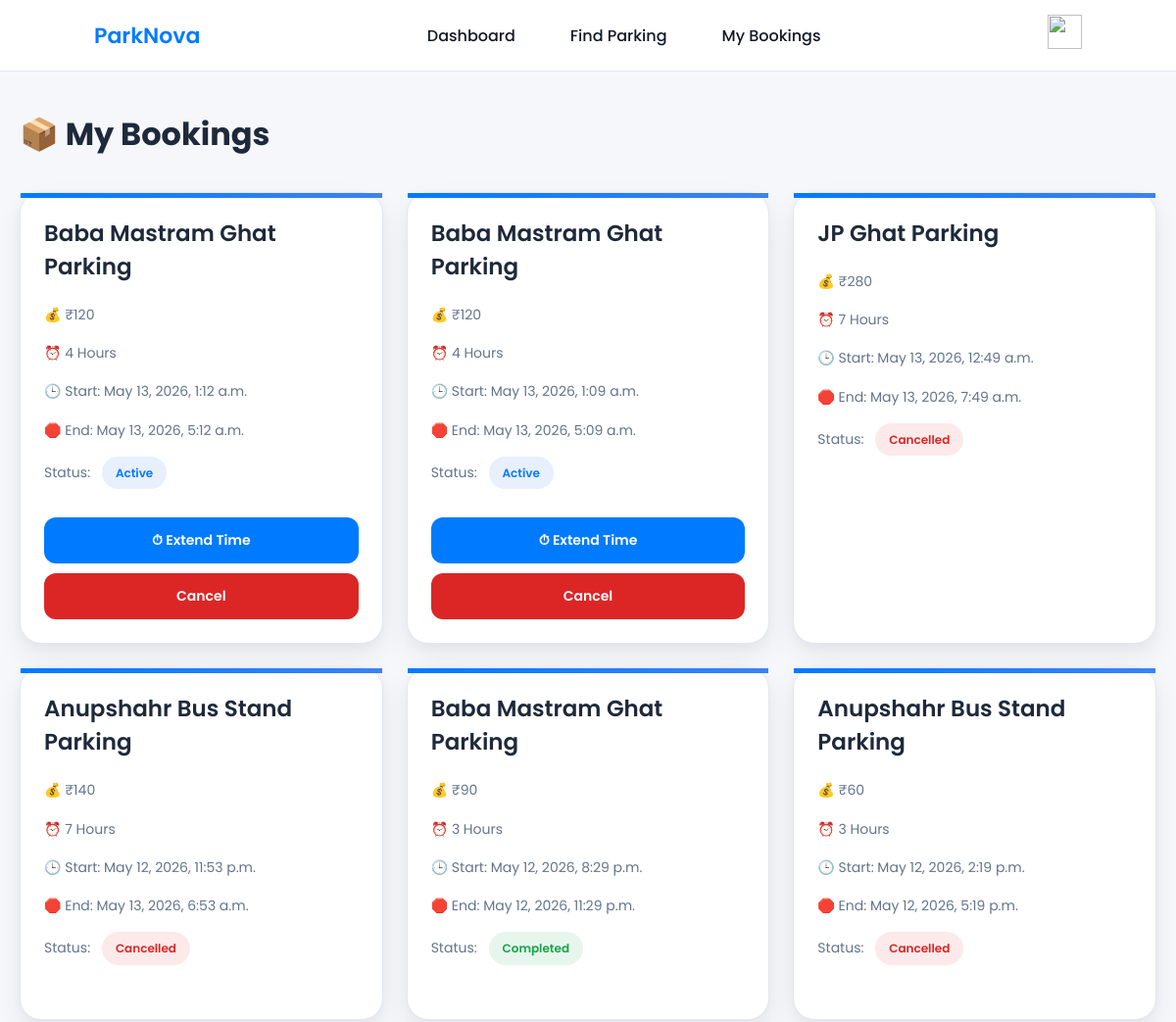
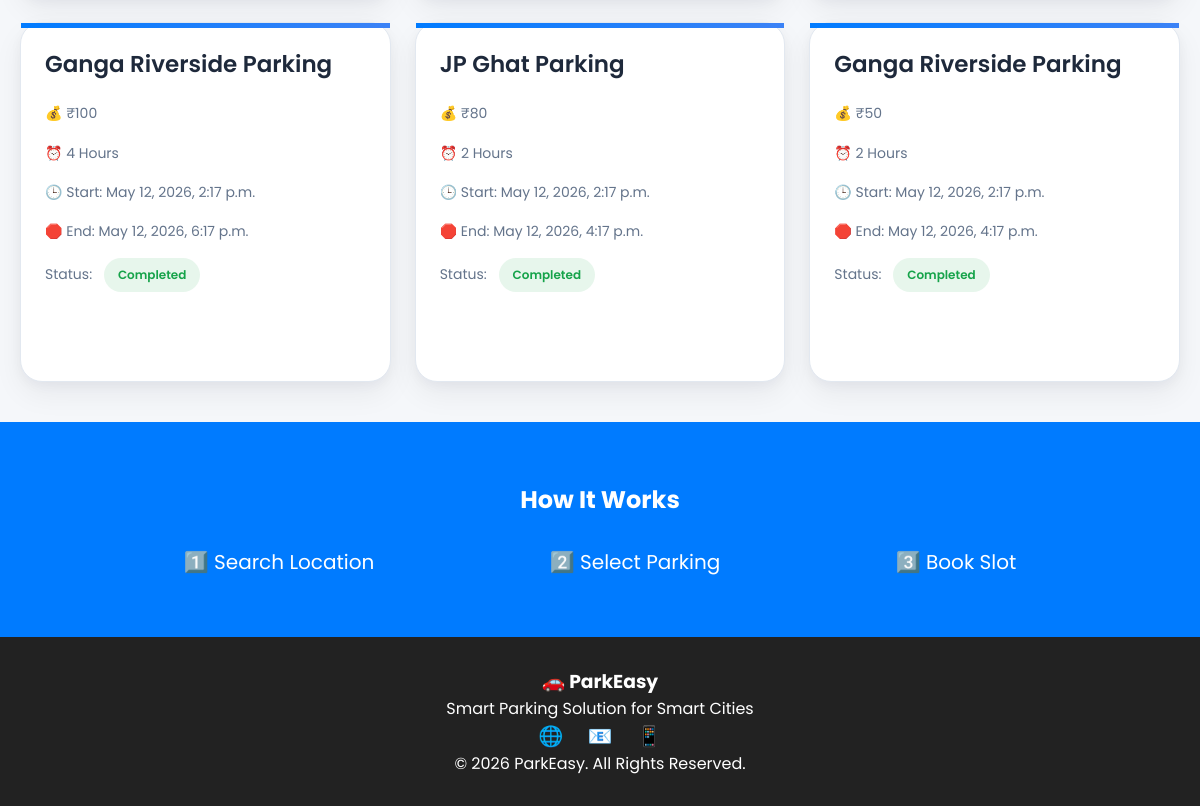
Screenshot of /my-bookings/ (signed in) with the database file from the repository (2 pictures, top to bottom).
### myapp/models.py (models this page shows, shortened)
class Booking(models.Model):
    user = models.ForeignKey(
        User,
        on_delete=models.CASCADE
    )
    parking = models.ForeignKey(
        Parking,
        on_delete=models.CASCADE
    )
    booked_at = models.DateTimeField(
        auto_now_add=True
    )
    hours = models.IntegerField(default=1)
    total_price = models.IntegerField(default=0)
    start_time = models.DateTimeField(
        default=timezone.now
    )
    end_time = models.DateTimeField(
        null=True,
        blank=True
    )
    payment_status = models.CharField(
        max_length=20,
        default="SUCCESS"
    )
    is_active = models.BooleanField(
        default=True
    )

class Parking(models.Model):
    name = models.CharField(max_length=100)
    address = models.CharField(max_length=200)
    price = models.IntegerField()
    available_slots = models.IntegerField(default=0)
    latitude = models.FloatField()
    longitude = models.FloatField()

### myapp/views.py (the view)
# urls.py: path('my-bookings/', views.my_bookings, name='my_bookings'),
@login_required(login_url='login')
def my_bookings(request):
    bookings = Booking.objects.filter(
        user=request.user
    ).order_by('-booked_at')
    current_time = timezone.now()
    for booking in bookings:
        if (
            booking.is_active
            and
            booking.end_time
            and
            current_time >= booking.end_time
        ):
            booking.is_active = False
            booking.payment_status = "COMPLETED"
            booking.save()
            parking = booking.parking
            parking.available_slots += 1
            parking.save()
    return render(
        request,
        "my_bookings.html",
        {
            "bookings": bookings
        }
    )

### myapp/templates/my_bookings.html (shortened to what this page needs)
{% load static %}
<!DOCTYPE html>
<html>
<head>
    <link rel="stylesheet" href="{% static 'css/my_bookings-style.css' %}">
</head>
<body>
{% include 'nav2.html' %}
<div class="container">
    <h2 class="title">📦 My Bookings</h2>
    <div class="grid">
        {% for b in bookings %}
        <div class="booking-card">
            <div class="card-content">
                <h3>{{ b.parking.name }}</h3>
                <p>💰 ₹{{ b.total_price }}</p>
                <p>⏰ {{ b.hours }} Hours</p>
                <p>🕒 Start: {{ b.start_time }}</p>
                <p>🛑 End: {{ b.end_time }}</p>
                <p>
                    Status:
                    {% if b.payment_status == "COMPLETED" %}
                        <span class="status completed">Completed</span>
                    {% elif b.payment_status == "CANCELLED" %}
                        <span class="status cancelled">Cancelled</span>
                    {% else %}
                        <span class="status active">Active</span>
                    {% endif %}
                </p>
            </div>
            <div class="card-bottom">
                {% if b.is_active and b.payment_status != "COMPLETED" %}
                    <a href="{% url 'extend_booking' b.id %}" class="extend-btn">
                        ⏱ Extend Time
                    </a>
                    <a href="{% url 'cancel_booking' b.id %}" class="cancel-btn">
                        Cancel
                    </a>
                {% endif %}
            </div>
        </div>
        {% empty %}
        <p>No bookings found.</p>
        {% endfor %}
    </div>
</div>
{% include 'footer.html' %}
</body>
</html>

### myapp/static/css/my_bookings-style.css (style rules this page uses)
:root { --primary: #2563eb; --primary-light: #3b82f6; --bg: #ffffff; --card: #ffffff; --text: #0f172a; --subtext: #64748b; --border: #e2e8f0; --green: #16a34a; --red: #dc2626; }
* { margin:0; padding:0; box-sizing:border-box; font-family:'Poppins',sans-serif; }
body { background:var(--bg); color:var(--text); }
.container { max-width:1200px; margin:auto; padding:40px 20px; }
.title { font-size:32px; font-weight:700; margin-bottom:35px; color:var(--text); }
.grid { display:grid; grid-template-columns:repeat(auto-fit,minmax(330px,1fr)); gap:24px; align-items:stretch; }
.booking-card { background:var(--card); border:1px solid var(--border); border-radius:22px; padding:24px; position:relative; display:flex; flex-direction:column; justify-content:space-between; min-height:360px; transition:0.3s ease; box-shadow: 0 4px 12px rgba(15,23,42,0.04), 0 12px 30px rgba(15,23,42,0.06); }
.booking-card::before { content:""; position:absolute; top:0; left:0; width:100%; height:5px; background:linear-gradient( 90deg, var(--primary), var(--primary-light) ); }
.booking-card h3 { font-size:23px; font-weight:600; margin-bottom:20px; color:var(--text); }
.booking-card p { font-size:14px; color:var(--subtext); margin-bottom:14px; line-height:1.8; }
.active, .completed, .cancelled { display:inline-flex; align-items:center; justify-content:center; padding:6px 14px; border-radius:50px; font-size:12px; font-weight:600; margin-left:8px; }
.active { background:rgba(37,99,235,0.10); color:var(--primary); }
.completed { background:rgba(22,163,74,0.10); color:var(--green); }
.cancelled { background:rgba(220,38,38,0.10); color:var(--red); }
.card-bottom { margin-top:auto; padding-top:15px; }
.cancel-btn { width:100%; display:flex; align-items:center; justify-content:center; padding:13px 18px; background:var(--red); color:white; text-decoration:none; border-radius:12px; font-size:14px; font-weight:600; transition:0.3s ease; }
.extend-btn { width:100%; display:flex; align-items:center; justify-content:center; padding:13px 18px; background:var(--primary); color:white; text-decoration:none; border-radius:12px; font-size:14px; font-weight:600; transition:0.3s ease; margin-bottom:10px; }

### myapp/static/css/nav2-style.css (style rules this page uses)
* { margin: 0; padding: 0; box-sizing: border-box; font-family: 'Poppins', sans-serif; }

### myapp/static/css/navbar-style.css (style rules this page uses)
:root { --primary: #007bff; --primary-dark: #0056b3; --bg: #f8fafc; --card: #ffffff; --text: #1e293b; --muted: #64748b; --border: #e2e8f0; }
* { margin: 0; padding: 0; box-sizing: border-box; font-family: 'Poppins', sans-serif; }
body { background: #f5f7fa; }

### rows the page displays
Booking: parking.name "Baba Mastram Ghat Parking", total_price "120", hours "4", start_time "May 13, 2026, 1:12 a.m.", end_time "May 13, 2026, 5:12 a.m.", payment_status "Active", is_active "⏱ Extend Time"
Booking: parking.name "Baba Mastram Ghat Parking", total_price "120", hours "4", start_time "May 13, 2026, 1:09 a.m.", end_time "May 13, 2026, 5:09 a.m.", payment_status "Active", is_active "⏱ Extend Time"
Booking: parking.name "JP Ghat Parking", total_price "280", hours "7", start_time "May 13, 2026, 12:49 a.m.", end_time "May 13, 2026, 7:49 a.m.", payment_status "Cancelled"
Booking: parking.name "Anupshahr Bus Stand Parking", total_price "140", hours "7", start_time "May 12, 2026, 11:53 p.m.", end_time "May 13, 2026, 6:53 a.m.", payment_status "Cancelled"
Booking: parking.name "Baba Mastram Ghat Parking", total_price "90", hours "3", start_time "May 12, 2026, 8:29 p.m.", end_time "May 12, 2026, 11:29 p.m.", payment_status "Completed"
Booking: parking.name "Anupshahr Bus Stand Parking", total_price "60", hours "3", start_time "May 12, 2026, 2:19 p.m.", end_time "May 12, 2026, 5:19 p.m.", payment_status "Cancelled"
Booking: parking.name "Ganga Riverside Parking", total_price "100", hours "4", start_time "May 12, 2026, 2:17 p.m.", end_time "May 12, 2026, 6:17 p.m.", payment_status "Completed"
Booking: parking.name "JP Ghat Parking", total_price "80", hours "2", start_time "May 12, 2026, 2:17 p.m.", end_time "May 12, 2026, 4:17 p.m.", payment_status "Completed"
Booking: parking.name "Ganga Riverside Parking", total_price "50", hours "2", start_time "May 12, 2026, 2:17 p.m.", end_time "May 12, 2026, 4:17 p.m.", payment_status "Completed"
